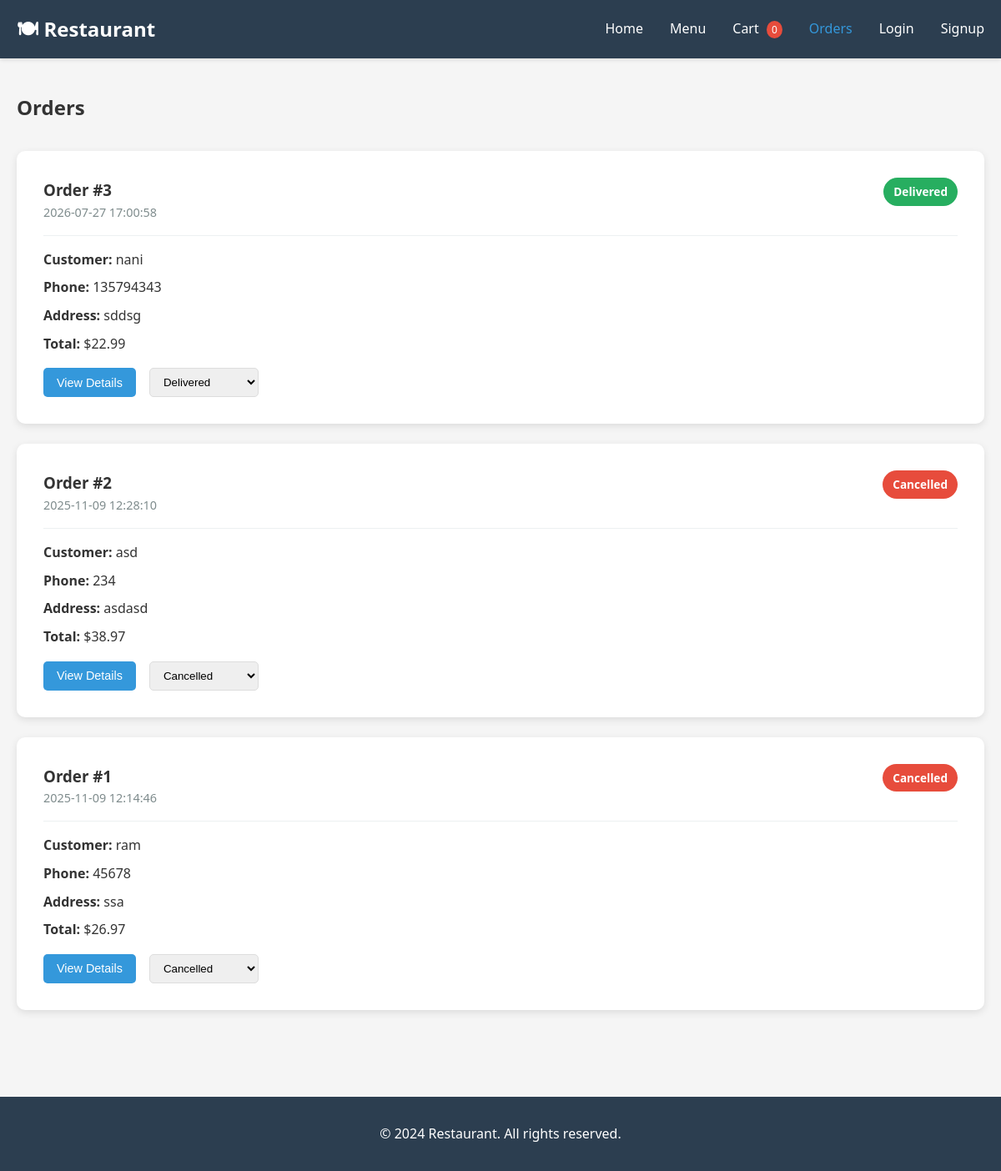
The page /orders on the database its author committed.
### tables this page shows
CREATE TABLE orders (
                id INTEGER PRIMARY KEY AUTOINCREMENT,
                customer_name TEXT NOT NULL,
                customer_phone TEXT NOT NULL,
                customer_address TEXT,
                total_amount REAL NOT NULL,
                status TEXT DEFAULT 'pending',
                created_at TIMESTAMP DEFAULT CURRENT_TIMESTAMP
            );

### app.py (the view)
@app.route('/orders')
def orders():
    with get_db() as conn:
        cursor = conn.cursor()
        cursor.execute('''
            SELECT * FROM orders
            ORDER BY created_at DESC
        ''')
        orders_list = cursor.fetchall()
    return render_template('orders.html', orders=orders_list)

### database.py (called while the page is built)
@contextmanager
def get_db():
    conn = sqlite3.connect(DATABASE)
    conn.row_factory = sqlite3.Row
    conn.execute('PRAGMA foreign_keys = ON')
    try:
        yield conn
        conn.commit()
    except Exception:
        conn.rollback()
        raise
    finally:
        conn.close()

### templates/orders.html (shortened to what this page needs)
<!DOCTYPE html>
<html lang="en">
<head>
    <link rel="stylesheet" href="{{ url_for('static', filename='css/style.css') }}">
</head>
<body>
    <nav class="navbar">
        <div class="container">
            <h1 class="logo">🍽 Restaurant</h1>
            <ul class="nav-links">
                <li><a href="/">Home</a></li>
                <li><a href="/menu">Menu</a></li>
                <li><a href="/cart">Cart <span id="cart-count" class="badge">0</span></a></li>
                <li><a href="/orders" class="active">Orders</a></li>
                <li><a href="/login">Login</a></li>
                <li><a href="/signup">Signup</a></li>
            </ul>
        </div>
    </nav>
    <section class="orders-section">
        <div class="container">
            <h1>Orders</h1>
            {% if orders %}
            <div class="orders-list">
                {% for order in orders %}
                <div class="order-card">
                    <div class="order-header">
                        <div>
                            <h3>Order #{{ order['id'] }}</h3>
                            <p class="order-date">{{ order['created_at'] }}</p>
                        </div>
                        <span class="status-badge status-{{ order['status'] }}">{{ order['status'] }}</span>
                    </div>
                    <div class="order-details">
                        <p><strong>Customer:</strong> {{ order['customer_name'] }}</p>
                        <p><strong>Phone:</strong> {{ order['customer_phone'] }}</p>
                        {% if order['customer_address'] %}
                        <p><strong>Address:</strong> {{ order['customer_address'] }}</p>
                        {% endif %}
                        <p><strong>Total:</strong> ${{ "%.2f"|format(order['total_amount']) }}</p>
                    </div>
                    <div class="order-actions">
                        <button class="btn btn-small view-details-btn" data-order-id="{{ order['id'] }}">View Details</button>
                        <select class="status-select" data-order-id="{{ order['id'] }}">
                            <option value="delivered" {% if order['status'] == 'delivered' %}selected{% endif %}>Delivered</option>
                            <option value="cancelled" {% if order['status'] == 'cancelled' %}selected{% endif %}>Cancelled</option>
                        </select>
                    </div>
                </div>
                {% endfor %}
            </div>
            {% else %}
            <div class="empty-state">
                <p>No orders yet</p>
                <a href="/menu" class="btn btn-primary">Start Ordering</a>
            </div>
            {% endif %}
        </div>
    </section>
    <footer>
        <div class="container">
            <p>&copy; 2024 Restaurant. All rights reserved.</p>
        </div>
    </footer>
</body>
</html>

### static/css/style.css (style rules this page uses)
* { margin: 0; padding: 0; box-sizing: border-box; }
body { font-family: 'Segoe UI', Tahoma, Geneva, Verdana, sans-serif; line-height: 1.6; color: #333; background-color: #f5f5f5; }
.container { max-width: 1200px; margin: 0 auto; padding: 0 20px; }
.navbar { background-color: #2c3e50; color: white; padding: 1rem 0; box-shadow: 0 2px 5px rgba(0,0,0,0.1); }
.navbar .container { display: flex; justify-content: space-between; align-items: center; }
.logo { font-size: 1.5rem; font-weight: bold; }
.nav-links { display: flex; list-style: none; gap: 2rem; }
.nav-links a { color: white; text-decoration: none; transition: color 0.3s; position: relative; }
.nav-links a:hover, .nav-links a.active { color: #3498db; }
.badge { background-color: #e74c3c; color: white; border-radius: 50%; padding: 2px 6px; font-size: 0.75rem; margin-left: 5px; }
.btn { display: inline-block; padding: 12px 30px; background-color: #3498db; color: white; text-decoration: none; border-radius: 5px; border: none; cursor: pointer; transition: background-color 0.3s; font-size: 1rem; }
.btn-small { padding: 8px 16px; font-size: 0.9rem; }
.orders-section { padding: 40px 0; min-height: calc(100vh - 200px); }
.orders-list { display: grid; gap: 1.5rem; margin-top: 2rem; }
.order-card { background: white; padding: 2rem; border-radius: 10px; box-shadow: 0 3px 10px rgba(0,0,0,0.1); }
.order-header { display: flex; justify-content: space-between; align-items: start; margin-bottom: 1rem; padding-bottom: 1rem; border-bottom: 1px solid #ecf0f1; }
.order-date { color: #7f8c8d; font-size: 0.9rem; }
.status-badge { padding: 6px 12px; border-radius: 20px; font-size: 0.85rem; font-weight: bold; text-transform: capitalize; }
.status-delivered { background-color: #27ae60; color: white; }
.status-cancelled { background-color: #e74c3c; color: white; }
.order-details p { margin-bottom: 0.5rem; }
.order-actions { display: flex; gap: 1rem; margin-top: 1rem; }
.status-select { padding: 8px 12px; border: 1px solid #ddd; border-radius: 5px; cursor: pointer; }
footer { background-color: #2c3e50; color: white; text-align: center; padding: 2rem 0; margin-top: 4rem; }

### rows shown on the page
orders: id "3", created_at "2026-07-27 17:00:58", status "Delivered", customer_name "nani", customer_phone "135794343", customer_address "sddsg", total_amount "22.99", status+id "Delivered"
orders: id "2", created_at "2025-11-09 12:28:10", status "Cancelled", customer_name "asd", customer_phone "234", customer_address "asdasd", total_amount "38.97", status+id "Cancelled"
orders: id "1", created_at "2025-11-09 12:14:46", status "Cancelled", customer_name "ram", customer_phone "45678", customer_address "ssa", total_amount "26.97", status+id "Cancelled"
